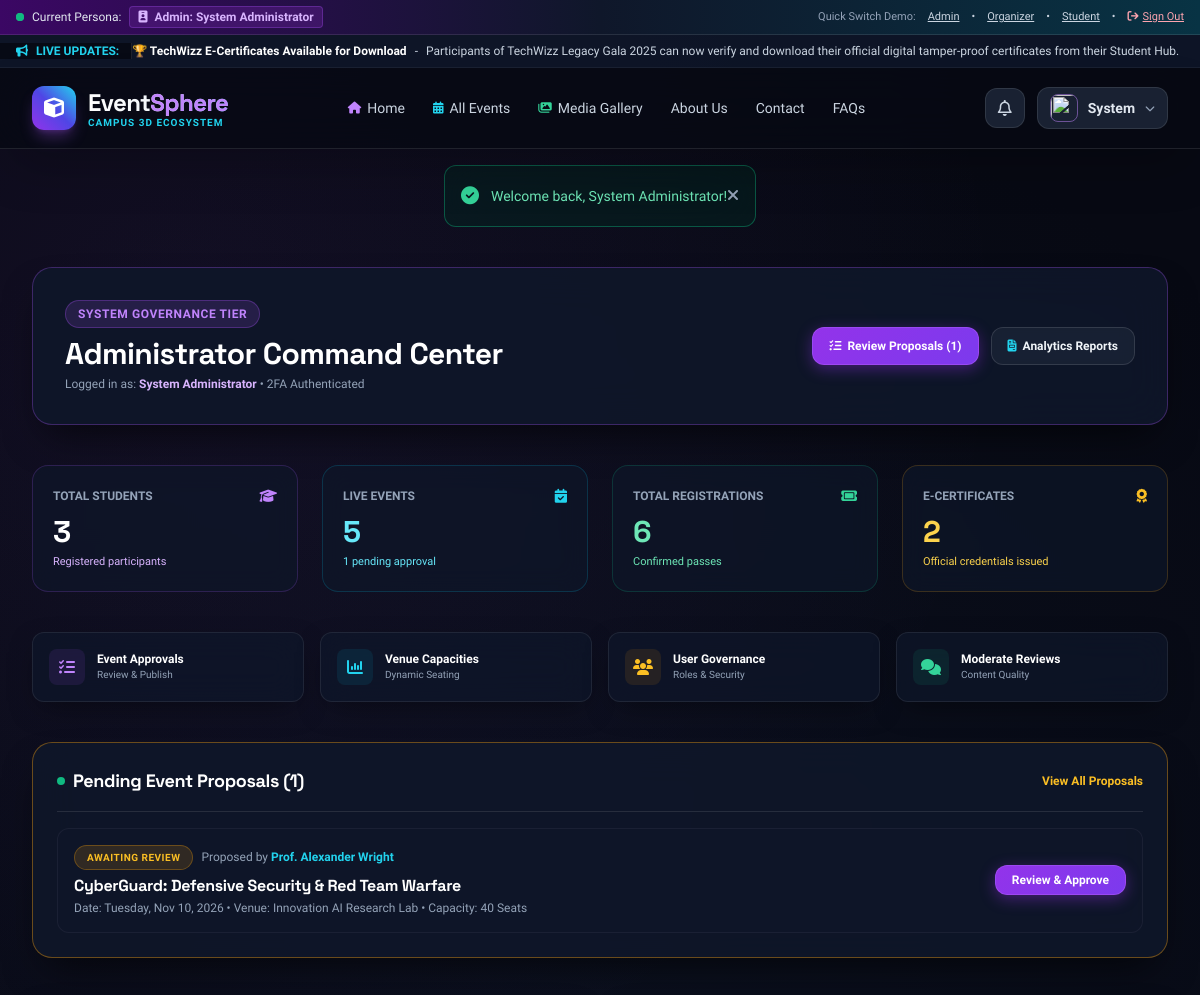
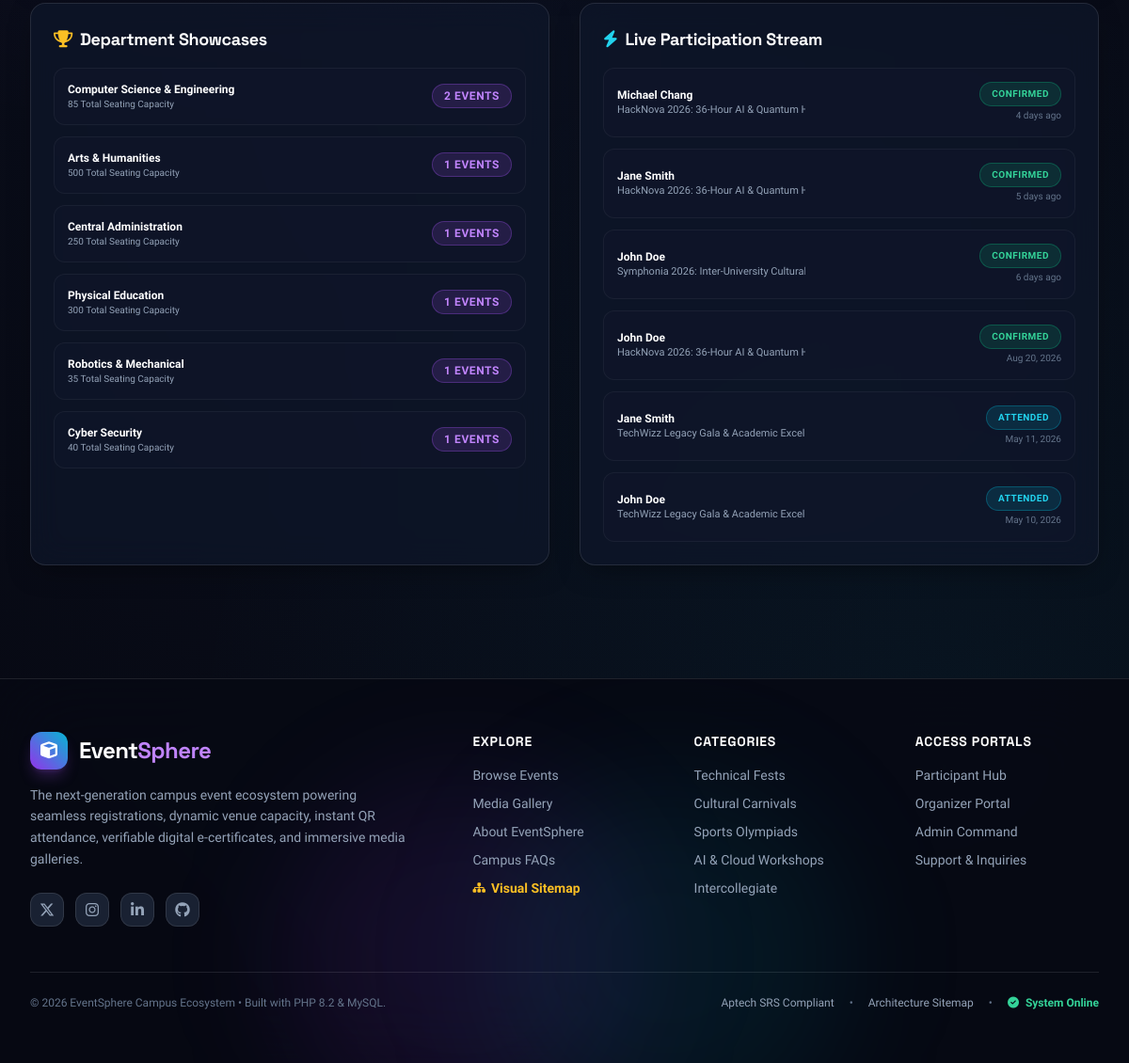
Page /admin/dashboard.php (signed in) on the committed database (2 pictures, top to bottom).
### tables this page shows
CREATE TABLE `announcements` (
  `id` INT AUTO_INCREMENT PRIMARY KEY,
  `title` VARCHAR(200) NOT NULL,
  `content` TEXT NOT NULL,
  `target_role` ENUM('all', 'student', 'organizer', 'event_registrants') NOT NULL DEFAULT 'all',
  `event_id` INT DEFAULT NULL,
  `created_by` INT NOT NULL,
  `is_active` TINYINT(1) NOT NULL DEFAULT 1,
  `created_at` TIMESTAMP DEFAULT CURRENT_TIMESTAMP,
  FOREIGN KEY (`created_by`) REFERENCES `users`(`id`) ON DELETE CASCADE,
  FOREIGN KEY (`event_id`) REFERENCES `events`(`id`) ON DELETE CASCADE
);

CREATE TABLE `events` (
  `id` INT AUTO_INCREMENT PRIMARY KEY,
  `title` VARCHAR(200) NOT NULL,
  `slug` VARCHAR(200) UNIQUE NOT NULL,
  `category_id` INT NOT NULL,
  `organizer_id` INT NOT NULL,
  `department` VARCHAR(100) NOT NULL,
  `description` LONGTEXT NOT NULL,
  `venue_id` INT DEFAULT NULL,
  `custom_venue_name` VARCHAR(150) DEFAULT NULL,
  `event_date` DATE NOT NULL,
  `start_time` TIME NOT NULL,
  `end_time` TIME NOT NULL,
  `registration_cutoff` DATETIME NOT NULL,
  `max_capacity` INT NOT NULL DEFAULT 50,
  `fee_amount` DECIMAL(10,2) DEFAULT 0.00,
  `certificate_fee` DECIMAL(10,2) DEFAULT 150.00,
  `banner_image` VARCHAR(255) DEFAULT NULL,
  `rulebook_file` VARCHAR(255) DEFAULT NULL,
  `status` ENUM('pending', 'approved', 'rejected', 'cancelled', 'completed') NOT NULL DEFAULT 'pending',
  `admin_notes` TEXT DEFAULT NULL,
  `featured` TINYINT(1) NOT NULL DEFAULT 0,
  `created_at` TIMESTAMP DEFAULT CURRENT_TIMESTAMP,
  FOREIGN KEY (`category_id`) REFERENCES `categories`(`id`) ON DELETE CASCADE,
  FOREIGN KEY (`organizer_id`) REFERENCES `users`(`id`) ON DELETE CASCADE,
  FOREIGN KEY (`venue_id`) REFERENCES `venues`(`id`) ON DELETE SET NULL
);

CREATE TABLE `users` (
  `id` INT AUTO_INCREMENT PRIMARY KEY,
  `name` VARCHAR(100) NOT NULL,
  `email` VARCHAR(150) UNIQUE NOT NULL,
  `username` VARCHAR(50) UNIQUE NOT NULL,
  `password` VARCHAR(255) NOT NULL,
  `contact` VARCHAR(20) DEFAULT NULL,
  `department` VARCHAR(100) DEFAULT 'General',
  `enrolment_no` VARCHAR(50) DEFAULT NULL,
  `role` ENUM('admin', 'organizer', 'student') NOT NULL DEFAULT 'student',
  `status` ENUM('active', 'suspended') NOT NULL DEFAULT 'active',
  `two_factor_code` VARCHAR(10) DEFAULT '123456',
  `avatar` VARCHAR(255) DEFAULT 'assets/images/default_avatar.png',
  `created_at` TIMESTAMP DEFAULT CURRENT_TIMESTAMP
);

CREATE TABLE `venues` (
  `id` INT AUTO_INCREMENT PRIMARY KEY,
  `name` VARCHAR(150) NOT NULL,
  `building` VARCHAR(100) DEFAULT NULL,
  `location_details` TEXT DEFAULT NULL,
  `max_capacity` INT NOT NULL DEFAULT 100,
  `is_active` TINYINT(1) NOT NULL DEFAULT 1
);

CREATE TABLE `registrations` (
  `id` INT AUTO_INCREMENT PRIMARY KEY,
  `event_id` INT NOT NULL,
  `user_id` INT NOT NULL,
  `registration_code` VARCHAR(50) UNIQUE NOT NULL,
  `status` ENUM('confirmed', 'waitlisted', 'cancelled', 'attended') NOT NULL DEFAULT 'confirmed',
  `qr_token` VARCHAR(100) UNIQUE NOT NULL,
  `checked_in_at` DATETIME DEFAULT NULL,
  `certificate_issued` TINYINT(1) NOT NULL DEFAULT 0,
  `certificate_fee_paid` TINYINT(1) NOT NULL DEFAULT 0,
  `certificate_fee_txn` VARCHAR(100) DEFAULT NULL,
  `certificate_code` VARCHAR(100) DEFAULT NULL,
  `created_at` TIMESTAMP DEFAULT CURRENT_TIMESTAMP,
  FOREIGN KEY (`event_id`) REFERENCES `events`(`id`) ON DELETE CASCADE,
  FOREIGN KEY (`user_id`) REFERENCES `users`(`id`) ON DELETE CASCADE,
  UNIQUE KEY `unique_user_event` (`event_id`, `user_id`)
);

### admin/dashboard.php (the view, shortened to what the rows shown need)
<?php
$db = getDB();
$user_counts = [];
try {
    $u_stmt = $db->query("SELECT role, COUNT(*) as cnt FROM users GROUP BY role");
    while ($row = $u_stmt->fetch()) {
        $user_counts[$row['role']] = (int)$row['cnt'];
    }
} catch (Exception $e) {}
$pending_events = [];
try {
    $stmt = $db->query("
        SELECT e.*, u.name as organizer_name, c.name as category_name, v.name as venue_name
        FROM events e
        JOIN users u ON e.organizer_id = u.id
        JOIN categories c ON e.category_id = c.id
        LEFT JOIN venues v ON e.venue_id = v.id
        WHERE e.status = 'pending'
        ORDER BY e.created_at DESC
    ");
    $pending_events = $stmt->fetchAll();
} catch (Exception $e) {}
$recent_regs = [];
try {
    $stmt = $db->query("
        SELECT r.*, u.name as student_name, e.title as event_title
        FROM registrations r
        JOIN users u ON r.user_id = u.id
        JOIN events e ON r.event_id = e.id
        ORDER BY r.created_at DESC
        LIMIT 6
    ");
    $recent_regs = $stmt->fetchAll();
} catch (Exception $e) {}
require_once __DIR__ . '/../includes/header.php';
?>
<div class="max-w-7xl mx-auto px-4 sm:px-6 lg:px-8 py-10">
    <div class="glass-panel-elevated p-8 mb-10 border border-purple-500/30 flex flex-col md:flex-row items-start md:items-center justify-between gap-6">
        <div>
            <h1 class="font-heading font-extrabold text-3xl text-white">Administrator Command Center</h1>
        </div>
    </div>
    <div class="grid grid-cols-2 lg:grid-cols-4 gap-4 sm:gap-6 mb-10">
        <div class="glass-card-interactive tilt-card p-5 border border-purple-500/20">
            <div class="flex items-center justify-between mb-2">
                <span class="text-xs font-semibold text-slate-400 uppercase">Total Students</span>
                <i class="fa-solid fa-graduation-cap text-purple-400 text-sm"></i>
            </div>
            <div class="font-heading font-bold text-3xl text-white"><?= $user_counts['student'] ?? 0 ?></div>
            <div class="text-[11px] text-purple-300 mt-1">Registered participants</div>
        </div>
    </div>
    <?php if (!empty($pending_events)): ?>
        <div class="glass-panel-elevated p-6 mb-10 border border-amber-500/40">
            <div class="space-y-3">
                <?php foreach ($pending_events as $pev): ?>
                    <div class="p-4 rounded-xl bg-slate-900/60 border border-white/5 flex flex-col sm:flex-row items-start sm:items-center justify-between gap-4">
                        <div>
                            <div class="flex items-center gap-2 mb-1">
                                <span class="badge-neon badge-amber text-[10px]">Awaiting Review</span>
                                <span class="text-xs text-slate-400">Proposed by <span class="text-cyan-400 font-bold"><?= htmlspecialchars($pev['organizer_name']) ?></span></span>
                            </div>
                            <h4 class="font-bold text-base text-white"><?= htmlspecialchars($pev['title']) ?></h4>
                            <div class="text-xs text-slate-400 mt-0.5">
                                Date: <?= format_event_date($pev['event_date']) ?> • Venue: <?= htmlspecialchars($pev['venue_name'] ?? 'Custom Venue') ?> • Capacity: <?= $pev['max_capacity'] ?> Seats
                            </div>
                        </div>
                        <div class="flex items-center gap-2">
                            <a href="<?= BASE_URL ?>/admin/manage_events.php" class="btn-neon-primary py-1.5 px-4 text-xs font-bold">
                                Review & Approve
                            </a>
                        </div>
                    </div>
                <?php endforeach; ?>
            </div>
        </div>
    <?php endif; ?>
    <div class="grid grid-cols-1 lg:grid-cols-2 gap-8">
        <div class="glass-panel p-6 border border-white/10">
            <div class="space-y-3">
                <?php foreach ($recent_regs as $rr): ?>
                    <div class="p-3.5 rounded-xl bg-slate-900/60 border border-white/5 flex items-center justify-between text-xs">
                        <div>
                            <div class="font-bold text-white"><?= htmlspecialchars($rr['student_name']) ?></div>
                            <div class="text-[11px] text-slate-400 line-clamp-1 truncate max-w-[200px]"><?= htmlspecialchars($rr['event_title']) ?></div>
                        </div>
                        <div class="text-right">
                            <span class="badge-neon badge-<?= $rr['status'] === 'attended' ? 'cyan' : ($rr['status'] === 'confirmed' ? 'emerald' : 'amber') ?> text-[10px]">
                                <?= strtoupper($rr['status']) ?>
                            </span>
                            <div class="text-[10px] text-slate-500 mt-0.5"><?= time_ago($rr['created_at']) ?></div>
                        </div>
                    </div>
                <?php endforeach; ?>
            </div>
        </div>
    </div>
</div>
<?php require_once __DIR__ . '/../includes/footer.php'; ?>

### includes/header.php (shortened to what the rows shown need)
<?php
require_once __DIR__ . '/../config/config.php';
$db = getDB();
$ticker_announcements = [];
try {
    $stmt = $db->query("SELECT title, content FROM announcements WHERE is_active = 1 ORDER BY id DESC LIMIT 5");
    $ticker_announcements = $stmt->fetchAll();
} catch (Exception $e) {}
?>
<!DOCTYPE html>
<html lang="en" class="dark">
<head>
    <script src="https://cdn.tailwindcss.com"></script>
    <link rel="stylesheet" href="https://cdnjs.cloudflare.com/ajax/libs/font-awesome/6.5.1/css/all.min.css">
    <link rel="stylesheet" href="<?= BASE_URL ?>/assets/css/style.css">
</head>
<body class="bg-dark-900 text-slate-100 flex flex-col min-h-screen">
<?php if (!empty($ticker_announcements)): ?>
<div class="ticker-wrap">
    <div class="ticker-move text-xs text-slate-300 flex items-center gap-8">
        <?php foreach ($ticker_announcements as $ann): ?>
            <span class="flex items-center gap-2">
                <span class="font-bold text-white"><?= htmlspecialchars($ann['title']) ?></span> -
                <span><?= htmlspecialchars($ann['content']) ?></span>
            </span>
        <?php endforeach; ?>
    </div>
</div>
<?php endif; ?>
<main class="flex-grow">

### rows in the picture
announcements: title "🏆 TechWizz E-Certificates Available for Download", content "Participants of TechWizz Legacy Gala 2025 can now verify and download their official digital tamper-proof certificates from their Student Hub."
events: venue "3", organizer.name "Prof. Alexander Wright", title "CyberGuard: Defensive Security & Red Team Warfare", event_date "Tuesday, Nov 10, 2026", venue.name "Innovation AI Research Lab", max_capacity "40"
registrations: user.name "Michael Chang", event.title "HackNova 2026: 36-Hour AI & Quantu…", status "CONFIRMED", created_at "4 days ago"
registrations: user.name "Jane Smith", event.title "HackNova 2026: 36-Hour AI & Quantu…", status "CONFIRMED", created_at "5 days ago"
registrations: user.name "John Doe", event.title "Symphonia 2026: Inter-University Cultur…", status "CONFIRMED", created_at "6 days ago"
registrations: user.name "John Doe", event.title "HackNova 2026: 36-Hour AI & Quantu…", status "CONFIRMED", created_at "Aug 20, 2026"
registrations: user.name "Jane Smith", event.title "TechWizz Legacy Gala & Academic Exc…", status "ATTENDED", created_at "May 11, 2026"
registrations: user.name "John Doe", event.title "TechWizz Legacy Gala & Academic Exc…", status "ATTENDED", created_at "May 10, 2026"

### other values in the picture
$current_user['role'] "Admin"
$current_user['name'] "System Administrator"
explode(' ', $current_user['name'])[0] "System"
$flash['message'] "Welcome back, System Administrator!"
$user['name'] "System Administrator"
count($pending_events) "1"
$event_counts['approved'] "5"
$event_counts['pending'] "1"
$total_registrations "6"
$total_certificates "2"
$ds['department'] "Computer Science & Engineering"
$ds['total_seats'] "85"
$ds['total_events'] "2"
$ds['department'] "Arts & Humanities"
$ds['total_seats'] "500"
